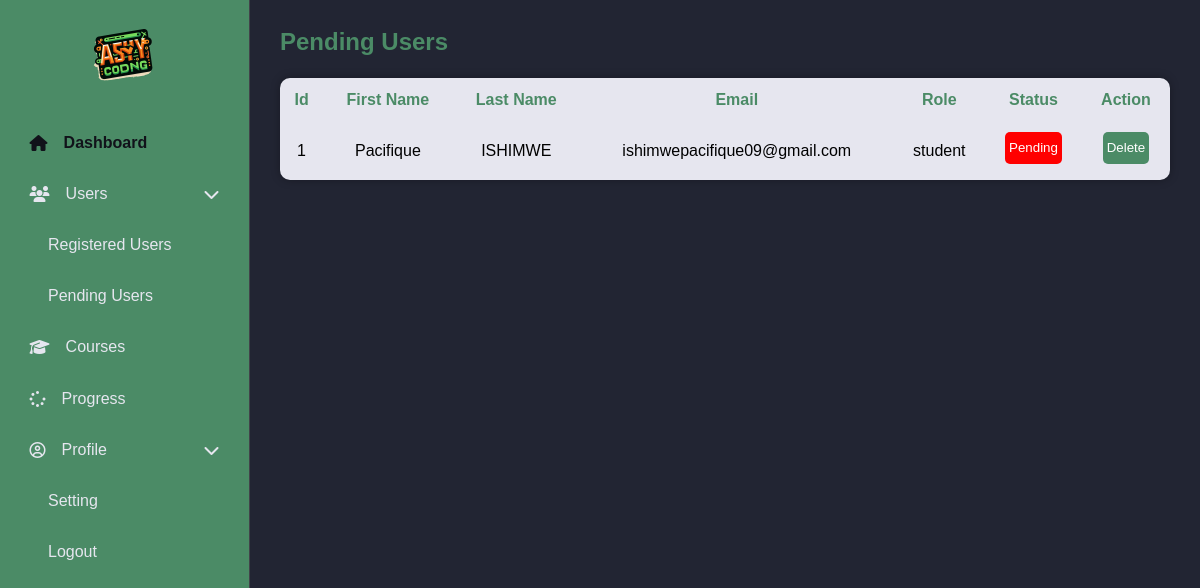
The page /HTML/admin/pendingUsers.php on the database its author committed.
### tables this page shows
CREATE TABLE `users` (
  `id` int(11) NOT NULL,
  `password` varchar(255) NOT NULL,
  `email` varchar(100) NOT NULL,
  `first_name` varchar(50) NOT NULL,
  `last_name` varchar(50) NOT NULL,
  `role` enum('student','teacher','administrator') NOT NULL,
  `status` varchar(255) NOT NULL DEFAULT 'pending',
  `created_at` timestamp NOT NULL DEFAULT current_timestamp()
);

### HTML/admin/pendingUsers.php (the view, shortened to what this page needs)
<?php
include('../backend/conn.php');
$sql = "SELECT id, first_name, last_name, email, role, status FROM users WHERE status = 'pending'";
$result = $conn->query($sql);
?>
<!DOCTYPE html>
<html lang="en">
  <head>
    <link rel="stylesheet" href="../../CSS/pendingUsers.css" />
    <link
      rel="stylesheet"
      href="https://cdnjs.cloudflare.com/ajax/libs/font-awesome/6.7.2/css/all.min.css"
    />
  </head>
  <body>
  <?php include('sidebar.php'); ?>
    <main>
      <h2>Pending Users</h2>
      <div class="table">
        <table>
          <thead>
            <tr>
              <td>Id</td>
              <td>First Name</td>
              <td>Last Name</td>
              <td>Email</td>
              <td>Role</td>
              <td>Status</td>
              <td class="last">Action</td>
            </tr>
          </thead>
          <tbody>
                <?php
                if ($result->num_rows > 0) {
                    while ($row = $result->fetch_assoc()) {
                        echo "<tr>
                                <td>{$row['id']}</td>
                                <td>{$row['first_name']}</td>
                                <td>{$row['last_name']}</td>
                                <td>{$row['email']}</td>
                                <td>{$row['role']}</td>
                                <td>
                                    <button class='pending' onclick='approveUser({$row['id']})'>Pending</button>
                                </td>
                                <td>
                                    <button onclick='deleteUser({$row['id']})'>Delete</button>
                                </td>
                              </tr>";
                    }
                } else {
                    echo "<tr><td colspan='7'>No pending users</td></tr>";
                }
                ?>
            </tbody>
        </table>
      </div>
    </main>
  </body>
</html>

### CSS/pendingUsers.css (style rules this page uses)
* { margin: 0; padding: 0; font-family: poppins, sans-serif; line-height: 1.5rem; }
:root { --base-clr: #11121a; --line-clr: #42434a; --hover-clr: #222533; --text-clr: #e6e6ef; --accent-clr: rgb(75, 139, 102); --secondary-text-clr: #b0b3b1; }
body { min-height: 100vh; min-height: 100dvh; background-color: var(--base-clr); color: var(--text-clr); display: grid; grid-template-columns: auto 1fr; }
main { padding: min(30px, 7%); background: var(--hover-clr); }
main h2 { color: var(--accent-clr); margin-bottom: 1em; }
main .table { width: 100%; background: var(--text-clr); box-shadow: 0 0 10px rgba(0, 0, 0, 0.3); border-radius: 10px; }
main .table table { width: 100%; color: #000; border-collapse: collapse; margin-top: 5px; }
main .table table thead td { font-weight: 600; padding: 10px; color: var(--accent-clr); text-align: center; }
main .table table thead .last { align-content: center; justify-content: center; }
main .table tr { border-bottom: 1px solid rgba(0, 0, 0, 0.1); }
main .table tr:last-child { border: none; }
main .table tr td { padding: 10px; text-align: center; }
main .table tbody tr td button { background: var(--accent-clr); border: none; outline: none; color: #fff; padding: 4px; margin-bottom: 6px; border-radius: 5px; cursor: pointer; }
main .table tbody tr td .pending { background: red; }

### rows shown on the page
users: id "1", first_name "Pacifique", last_name "ISHIMWE", email "ishimwepacifique09@gmail.com", role "student"
